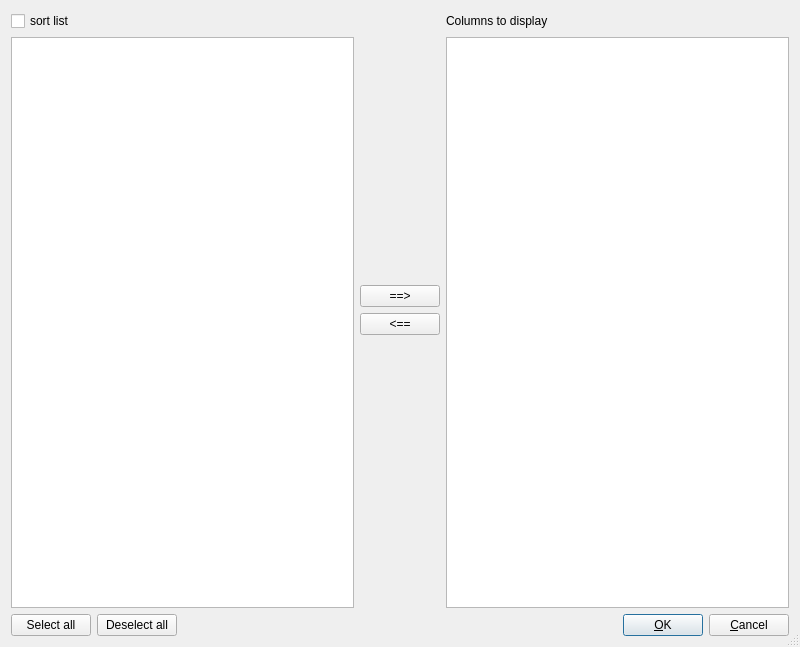
<?xml version="1.0" encoding="UTF-8"?>
<ui version="4.0">
 <class>SelectParametersDialog</class>
 <widget class="QDialog" name="SelectParametersDialog">
  <property name="geometry">
   <rect>
    <x>0</x>
    <y>0</y>
    <width>800</width>
    <height>647</height>
   </rect>
  </property>
  <property name="minimumSize">
   <size>
    <width>800</width>
    <height>500</height>
   </size>
  </property>
  <property name="windowTitle">
   <string>Select parameters</string>
  </property>
  <property name="locale">
   <locale language="English" country="UnitedStates"/>
  </property>
  <property name="sizeGripEnabled">
   <bool>true</bool>
  </property>
  <layout class="QGridLayout" name="gridLayout_4">
   <item row="0" column="0">
    <layout class="QGridLayout" name="gridLayout">
     <item row="0" column="0">
      <widget class="QCheckBox" name="sortList_checkBox">
       <property name="text">
        <string>sort list</string>
       </property>
      </widget>
     </item>
     <item row="1" column="0">
      <widget class="QListWidget" name="lb1">
       <property name="minimumSize">
        <size>
         <width>330</width>
         <height>0</height>
        </size>
       </property>
      </widget>
     </item>
    </layout>
   </item>
   <item row="0" column="1">
    <layout class="QGridLayout" name="gridLayout_2">
     <item row="0" column="0">
      <spacer name="verticalSpacer">
       <property name="orientation">
        <enum>Qt::Vertical</enum>
       </property>
       <property name="sizeHint" stdset="0">
        <size>
         <width>20</width>
         <height>198</height>
        </size>
       </property>
      </spacer>
     </item>
     <item row="1" column="0">
      <widget class="QPushButton" name="Left2Right_pushButton">
       <property name="text">
        <string>==&gt;</string>
       </property>
      </widget>
     </item>
     <item row="2" column="0">
      <widget class="QPushButton" name="Right2Left_pushButton">
       <property name="text">
        <string>&lt;==</string>
       </property>
      </widget>
     </item>
     <item row="3" column="0">
      <spacer name="verticalSpacer_2">
       <property name="orientation">
        <enum>Qt::Vertical</enum>
       </property>
       <property name="sizeHint" stdset="0">
        <size>
         <width>20</width>
         <height>138</height>
        </size>
       </property>
      </spacer>
     </item>
    </layout>
   </item>
   <item row="0" column="2">
    <layout class="QGridLayout" name="gridLayout_3">
     <item row="0" column="0">
      <widget class="QLabel" name="label_2">
       <property name="text">
        <string>Columns to display</string>
       </property>
      </widget>
     </item>
     <item row="0" column="1">
      <spacer name="horizontalSpacer_2">
       <property name="orientation">
        <enum>Qt::Horizontal</enum>
       </property>
       <property name="sizeHint" stdset="0">
        <size>
         <width>40</width>
         <height>20</height>
        </size>
       </property>
      </spacer>
     </item>
     <item row="1" column="0" colspan="2">
      <widget class="QListWidget" name="lb2">
       <property name="minimumSize">
        <size>
         <width>330</width>
         <height>0</height>
        </size>
       </property>
      </widget>
     </item>
    </layout>
   </item>
   <item row="1" column="0" colspan="3">
    <layout class="QHBoxLayout" name="horizontalLayout">
     <item>
      <widget class="QPushButton" name="SelectAll_pushButton">
       <property name="text">
        <string>Select all</string>
       </property>
      </widget>
     </item>
     <item>
      <widget class="QPushButton" name="DeselectAll_pushButton">
       <property name="text">
        <string>Deselect all</string>
       </property>
      </widget>
     </item>
     <item>
      <spacer name="horizontalSpacer_3">
       <property name="orientation">
        <enum>Qt::Horizontal</enum>
       </property>
       <property name="sizeHint" stdset="0">
        <size>
         <width>318</width>
         <height>20</height>
        </size>
       </property>
      </spacer>
     </item>
     <item>
      <widget class="QPushButton" name="OK_pushButton">
       <property name="text">
        <string>&amp;OK</string>
       </property>
       <property name="default">
        <bool>true</bool>
       </property>
      </widget>
     </item>
     <item>
      <widget class="QPushButton" name="Cancel_pushButton">
       <property name="text">
        <string>&amp;Cancel</string>
       </property>
      </widget>
     </item>
    </layout>
   </item>
  </layout>
 </widget>
 <tabstops>
  <tabstop>Left2Right_pushButton</tabstop>
  <tabstop>Right2Left_pushButton</tabstop>
  <tabstop>SelectAll_pushButton</tabstop>
  <tabstop>OK_pushButton</tabstop>
  <tabstop>Cancel_pushButton</tabstop>
  <tabstop>lb2</tabstop>
  <tabstop>lb1</tabstop>
 </tabstops>
 <resources/>
 <connections/>
</ui>
